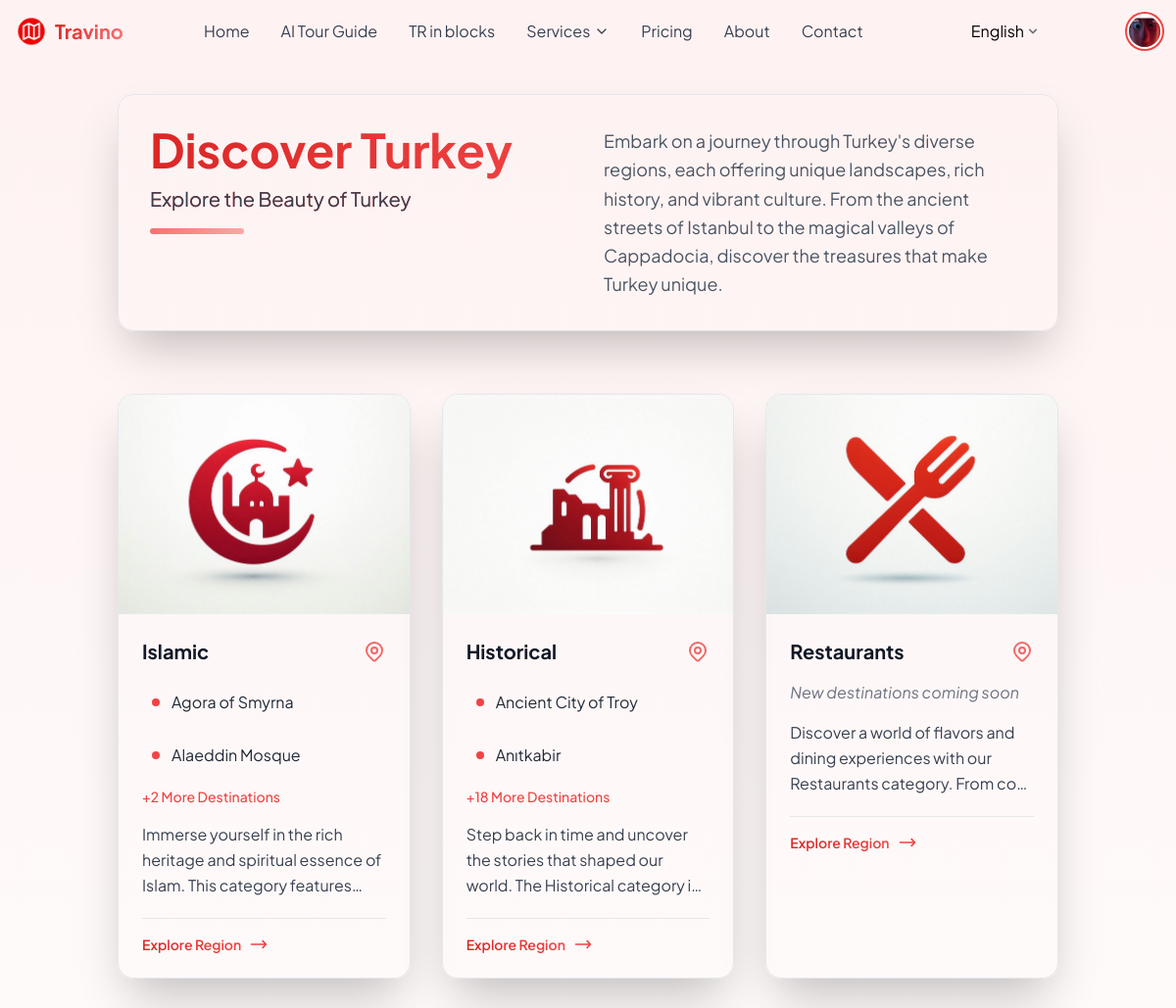
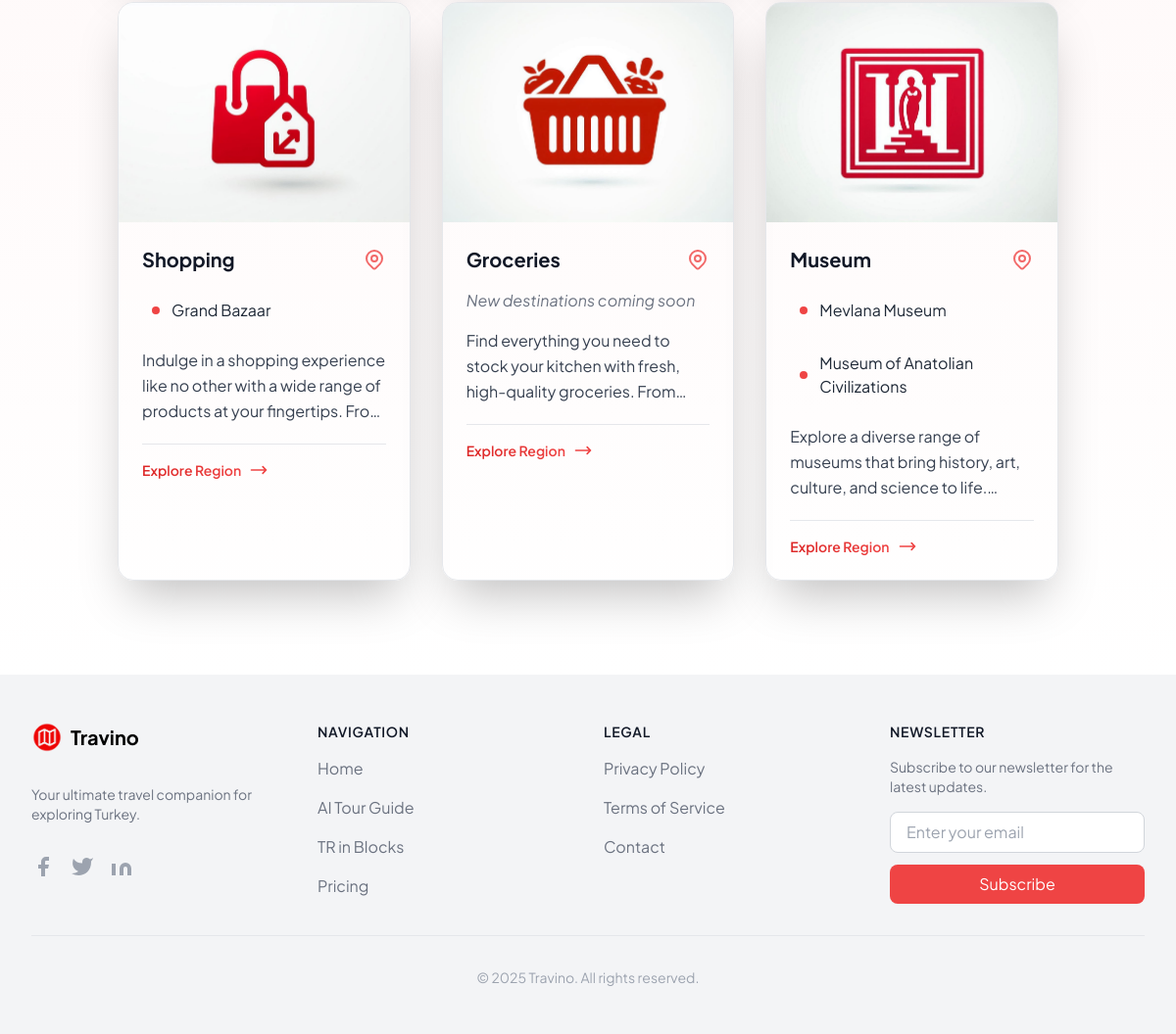
Screenshot of /tr_in_blocks/ (signed in) with the database file from the repository (2 pictures, top to bottom).
### app/models.py (models this page shows, shortened)
class CustomUser(AbstractUser):
    name = models.CharField(max_length=100, blank=True)
    image = models.ImageField(upload_to='profile_pics', default='profile_pics/default.png')
    email = models.EmailField(unique=True)
    password = models.CharField(max_length=128, default='defaultpassword')
    nationality = models.CharField(max_length=100, default='Not specified')
    starter_plan = models.BooleanField(default=True)
    premium_plan = models.BooleanField(default=False)
    all_stars_plan = models.BooleanField(default=False)

class Category(models.Model):
    name = models.CharField(max_length=100, verbose_name=_("Name"))
    description = models.TextField()
    image = models.ImageField(upload_to='category_pics', default='default.png')

class Place(models.Model):
    name = models.CharField(max_length=100)
    image = models.ImageField(upload_to='place_pics', default='default.png')
    category = models.ForeignKey(Category, on_delete=models.CASCADE, related_name='places')
    location = models.CharField(max_length=100, default='Not located')
    visits = models.IntegerField(default=0)

### app/views.py (the view)
# urls.py: path('tr_in_blocks/', views.tr_in_blocks, name='tr_in_blocks'),
def tr_in_blocks(request):
    categorys = Category.objects.all()
    places = Place.objects.all()
    categories = Category.objects.prefetch_related('places').all()
    return render(request, 'tr_in_blocks.html',
    {
     'categorys':categorys,
     'categories': categories,
     'places':places,
     })

### templates/tr_in_blocks.html (shortened to what this page needs)
{% extends "base.html" %}
{% block maincontent %}
<section class="body-font bg-gradient-to-b from-red-50 to-white" aria-labelledby="main-heading">
    <div class="container px-4 sm:px-6 lg:px-8 py-12 sm:py-16 lg:py-24 mx-auto">
        <div class="glass-container bg-white/20 backdrop-blur-lg rounded-2xl p-8 shadow-2xl border border-white/30 mb-12 lg:mb-16">
            <div class="flex flex-col lg:flex-row gap-8">
                <div class="lg:w-1/2 w-full">
                    <h1 id="main-heading" class="text-4xl sm:text-5xl font-bold mb-4 bg-gradient-to-r from-red-600 to-red-500 bg-clip-text text-transparent">
                        <span class="block mt-3 text-xl font-normal text-gray-700">Explore the Beauty of Turkey</span>
                    </h1>
                    <div class="h-1.5 w-24 bg-gradient-to-r from-red-400 to-red-300 rounded-full animate-line-expand"></div>
                </div>
                <p class="lg:w-1/2 w-full text-lg leading-relaxed text-gray-600 mt-4 lg:mt-0">
                    Embark on a journey through Turkey's diverse regions, each offering unique landscapes,
                    rich history, and vibrant culture. From the ancient streets of Istanbul to the
                    magical valleys of Cappadocia, discover the treasures that make Turkey unique.
                </p>
            </div>
        </div>
        <div class="grid grid-cols-1 sm:grid-cols-2 lg:grid-cols-3 xl:grid-cols-4 gap-6 sm:gap-8">
            {% for category in categorys %}
            <article data-aos="fade-up"
                     data-aos-delay="{{ forloop.counter0|add:1|stringformat:'i00' }}"
                     class="group relative">
                <a href="{% url 'category_detail' category.id %}"
                   class="block h-full focus:outline-none focus:ring-2 focus:ring-red-500 focus:ring-offset-2 rounded-2xl"
                   aria-labelledby="category-{{ category.id }}-title">
                    <div class="glass-card bg-white/20 backdrop-blur-lg border border-white/30 rounded-2xl shadow-2xl hover:shadow-red-100/40 transition-all duration-300 h-full overflow-hidden transform hover:-translate-y-2">
                        <div class="relative h-48 sm:h-56 overflow-hidden">
                            {% if category.image %}
                                <img class="w-full h-full object-cover transform transition-transform duration-500 group-hover:scale-110"
                                     src="{{ category.image.url }}"
                                     alt="{{ category.name }} landscape">
                            {% else %}
                                <img class="w-full h-full object-cover" src="/static/images/default-category.jpg" alt="Default Image">
                            {% endif %}
                        </div>
                        <div class="p-6 bg-white/5">
                            <div class="flex items-center justify-between mb-4">
                                <h2 id="category-{{ category.id }}-title"
                                    class="text-xl font-bold text-gray-900 group-hover:text-red-600 transition-colors">
                                    {{ category.name|capfirst }}
                                </h2>
                            </div>
                            <ul class="space-y-2.5 mb-4">
                                {% if category.places.count > 0 %}
                                    {% for place in category.places.all|slice:":2" %}
                                    <li class="flex items-center text-gray-700 group/place">
                                        <div class="flex items-center w-full p-2.5 rounded-lg transition-colors hover:bg-white/20">
                                            <span class="flex-shrink-0 w-2 h-2 mr-3 bg-red-500 rounded-full animate-pulse"></span>
                                            <span class="text-gray-800">{{ place.name|capfirst }}</span>
                                        </div>
                                    </li>
                                    {% endfor %}
                                    {% if category.places.count > 2 %}
                                    <li class="text-sm text-red-500 font-medium mt-3">
                                        +{{ category.places.count|add:"-2" }} More Destinations
                                    </li>
                                    {% endif %}
                                {% else %}
                                <li class="text-gray-500 italic">New destinations coming soon</li>
                                {% endif %}
                            </ul>
                            <p class="text-gray-700 mb-5 line-clamp-3 leading-relaxed">
                                {{ category.description|capfirst|truncatechars:120 }}
                            </p>
                            <div class="flex items-center text-red-500 group-hover:text-red-600 transition-colors border-t border-white/20 pt-4">
                                <span class="text-sm font-semibold bg-gradient-to-r from-red-600 to-red-500 bg-clip-text text-transparent">
                                </span>
                                <svg class="w-5 h-5 ml-2 transform group-hover:translate-x-2 transition-all"
                                     fill="none" stroke="currentColor" viewBox="0 0 24 24">
                                    <path stroke-linecap="round" stroke-linejoin="round" stroke-width="2" d="M17 8l4 4m0 0l-4 4m4-4H3"></path>
                                </svg>
                            </div>
                        </div>
                    </div>
                </a>
            </article>
            {% empty %}
            <div class="col-span-full text-center py-12">
                <p class="text-gray-500 text-lg">Discover our new regions soon!</p>
            </div>
            {% endfor %}
        </div>
    </div>
</section>
{% endblock maincontent %}

### templates/base.html (shortened to what this page needs)
{% load i18n %}
{% load static %}
<!DOCTYPE html>
<html lang="en">
<head>
    <link href="https://cdn.jsdelivr.net/npm/tailwindcss@2.2.19/dist/tailwind.min.css" rel="stylesheet">
</head>
<body class="min-h-screen flex flex-col">
    <nav class="fixed w-full z-50 transition-all duration-300" id="main-nav">
        <div class="max-w-7xl mx-auto px-4">
            <div class="flex justify-between items-center h-16">
                <div class="flex items-center space-x-4">
                    <a href="{% url 'home' %}" class="flex items-center space-x-2">
                        <img src="{% static 'media/app/icon png.png' %}" class="h-8 w-auto" alt="Travino">
                        <span class="text-xl font-bold bg-gradient-to-r from-red-600 to-red-400 bg-clip-text text-transparent">
                        </span>
                    </a>
                </div>
                <div class="hidden md:flex items-center space-x-8">
                    <a href="{% url 'home' %}" class="nav-link text-gray-700 hover:text-red-500">{% blocktrans %}Home{% endblocktrans %}</a>
                    <a href="{% url 'aitg' %}" class="nav-link text-gray-700 hover:text-red-500">{% blocktrans %}AI Tour Guide{% endblocktrans %}</a>
                    <a href="{% url 'tr_in_blocks' %}" class="nav-link text-gray-700 hover:text-red-500">{% blocktrans %}TR in blocks{% endblocktrans %}</a>
                    <div class="relative">
                        <button id="servicesButton" class="nav-link text-gray-700 hover:text-red-500 flex items-center space-x-1">
                            <span>{% blocktrans %}Services{% endblocktrans %}</span>
                            <svg xmlns="http://www.w3.org/2000/svg" width="16" height="16" viewBox="0 0 24 24" fill="none" stroke="currentColor" stroke-width="2" stroke-linecap="round" stroke-linejoin="round"><path d="m6 9 6 6 6-6"/></svg>
                        </button>
                    </div>
                    <a href="{% url 'pricing' %}" class="nav-link text-gray-700 hover:text-red-500">{% blocktrans %}Pricing{% endblocktrans %}</a>
                    <a href="{% url 'about' %}" class="nav-link text-gray-700 hover:text-red-500">{% blocktrans %}About{% endblocktrans %}</a>
                    <a href="{% url 'contact' %}" class="nav-link text-gray-700 hover:text-red-500">{% blocktrans %}Contact{% endblocktrans %}</a>
                </div>
<div class="relative hidden md:block">
    <form action="{% url 'set_language' %}" method="post" class="ml-4">
        <div class="relative group">
            <select name="language" onchange="this.form.submit()"
                    class="appearance-none bg-transparent border-none text-grey-400 hover:text-red-500
                           pr-6 py-2 pl-3 rounded-md cursor-pointer focus:outline-none
                           transition-colors duration-200">
                {% get_current_language as LANGUAGE_CODE %}
                {% get_available_languages as LANGUAGES %}
                {% for code, name in LANGUAGES %}
                    <option value="{{ code }}" {% if code == LANGUAGE_CODE %}selected{% endif %}>
                        {{ name|title }}
                    </option>
                {% endfor %}
            </select>
            <div class="pointer-events-none absolute inset-y-0 right-0 flex items-center px-2">
            </div>
        </div>
    </form>
</div>
                <div class="relative hidden md:block">
                    <button id="user-menu-button" class="flex items-center space-x-2 focus:outline-none">
                        <div class="w-8 h-8 rounded-full overflow-hidden ring-2 ring-red-500 ring-offset-2">
                            {% if user.is_authenticated %}
                                <img class="w-full h-full object-cover" src="{{ MEDIA_URL }}{{ user.image.url }}" alt="">
                            {% else %}
                                <img class="w-full h-full object-cover" src="{{ MEDIA_URL }}{% static 'app/default.png' %}" alt="">
                            {% endif %}
                        </div>
                    </button>
                </div>
            </div>
        </div>
    </nav>
    <main class="flex-grow">
        {% block maincontent %}{% endblock maincontent %}
    </main>
    <footer class="bg-gray-100 hidden md:block">
        <div class="max-w-7xl mx-auto px-4 py-12 sm:px-6 lg:px-8">
            <div class="grid grid-cols-1 md:grid-cols-4 gap-8">
                <div class="space-y-8">
                    <div class="flex items-center space-x-2">
                        <img src="{% static 'app/icon png.png' %}" class="h-8 w-auto" alt="Travino">
                        <span class="text-xl font-bold">Travino</span>
                    </div>
                    <p class="text-gray-500 text-sm">
                    </p>
                    <div class="flex space-x-4">
                        <a href="#" class="text-gray-400 hover:text-red-500 transition-colors">
                            <svg class="h-6 w-6" fill="currentColor" viewBox="0 0 24 24">
                                <path d="M18 2h-3a5 5 0 00-5 5v3H7v4h3v8h4v-8h3l1-4h-4V7a1 1 0 011-1h3z"/>
                            </svg>
                        </a>
                        <a href="https://x.com/Travino_Ai" class="text-gray-400 hover:text-red-500 transition-colors">
                            <svg class="h-6 w-6" fill="currentColor" viewBox="0 0 24 24">
                                <path d="M23 3a10.9 10.9 0 01-3.14 1.53 4.48 4.48 0 00-7.86 3v1A10.66 10.66 0 013 4s-4 9 5 13a11.64 11.64 0 01-7 2c9 5 20 0 20-11.5a4.5 4.5 0 00-.08-.83A7.72 7.72 0 0023 3z"/>
                            </svg>
                        </a>
                        <a href="#" class="text-gray-400 hover:text-red-500 transition-colors">
                            <svg class="h-6 w-6" fill="currentColor" viewBox="0 0 24 24">
                                <path d="M16 8a6 6 0 016 6v7h-4v-7a2 2 0 00-2-2 2 2 0 00-2 2v7h-4v-7a6 6 0 016-6zM2 9h4v12H2z"/>
                            </svg>
                        </a>
                    </div>
                </div>
                <div>
                    <h3 class="text-sm font-semibold text-gray-900 tracking-wider uppercase">Navigation</h3>
                    <ul class="mt-4 space-y-4">
                        <li><a href="{% url 'home' %}" class="text-gray-500 hover:text-red-500 transition-colors">{% blocktrans %}Home{% endblocktrans %}</a></li>
                        <li><a href="{% url 'aitg' %}" class="text-gray-500 hover:text-red-500 transition-colors">{% blocktrans %}AI Tour Guide{% endblocktrans %}</a></li>
                        <li><a href="{% url 'tr_in_blocks' %}" class="text-gray-500 hover:text-red-500 transition-colors">{% blocktrans %}TR in Blocks{% endblocktrans %}</a></li>
                        <li><a href="{% url 'pricing' %}" class="text-gray-500 hover:text-red-500 transition-colors">{% blocktrans %}Pricing{% endblocktrans %}</a></li>
                    </ul>
                </div>
                <div>
                    <h3 class="text-sm font-semibold text-gray-900 tracking-wider uppercase">{% blocktrans %}Legal{% endblocktrans %}</h3>
                    <ul class="mt-4 space-y-4">
                        <li><a href="#" class="text-gray-500 hover:text-red-500 transition-colors">{% blocktrans %}Privacy Policy{% endblocktrans %}</a></li>
                        <li><a href="#" class="text-gray-500 hover:text-red-500 transition-colors">{% blocktrans %}Terms of Service{% endblocktrans %}</a></li>
                        <li><a href="{% url 'contact' %}" class="text-gray-500 hover:text-red-500 transition-colors">{% blocktrans %}Contact{% endblocktrans %}</a></li>
                    </ul>
                </div>
                <div>
                    <h3 class="text-sm font-semibold text-gray-900 tracking-wider uppercase">{% blocktrans %}Newsletter{% endblocktrans %}</h3>
                    <p class="mt-4 text-gray-500 text-sm">{% blocktrans %}Subscribe to our newsletter for the latest updates.{% endblocktrans %}</p>
                    <form class="mt-4">
                        <div class="flex flex-col space-y-3">
                            <input
                                type="email"
                                placeholder="Enter your email"
                                class="px-4 py-2 border border-gray-300 rounded-lg focus:ring-2 focus:ring-red-500 focus:border-red-500"
                            >
                            <button type="submit" class="px-4 py-2 bg-red-500 text-white rounded-lg hover:bg-red-600 transition-colors">
                            </button>
                        </div>
                    </form>
                </div>
            </div>
            <div class="mt-8 border-t border-gray-200 pt-8">
                <p class="text-gray-400 text-sm text-center">
                    © 2025 Travino. All rights reserved.
                </p>
            </div>
        </div>
    </footer>
                    {% get_current_language as LANGUAGE_CODE %}
                    {% get_available_languages as LANGUAGES %}
</body>
</html>

### rows the page displays
CustomUser: image (picture)
Category: image (picture), name "Islamic", places.count|add "2", description "Immerse yourself in the rich heritage and spiritual essence of Islam. This category…"
Place: name "Agora of Smyrna"
Place: name "Alaeddin Mosque"
Category: image (picture), name "Historical", places.count|add "18", description "Step back in time and uncover the stories that shaped our world. The Historical category…"
Place: name "Ancient City of Troy"
Place: name "Anıtkabir"
Category: image (picture), name "Restaurants", shows "New destinations coming soon", description "Discover a world of flavors and dining experiences with our Restaurants category. From…"
Category: image (picture), name "Shopping", description "Indulge in a shopping experience like no other with a wide range of products at your fingertips.…"
Place: name "Grand Bazaar"
Category: image (picture), name "Groceries", shows "New destinations coming soon", description "Find everything you need to stock your kitchen with fresh, high-quality groceries.…"
Category: image (picture), name "Museum", description "Explore a diverse range of museums that bring history, art, culture, and science to…"
Place: name "Mevlana Museum"
Place: name "Museum of Anatolian Civilizations"

### other values shown
form field language "English"
